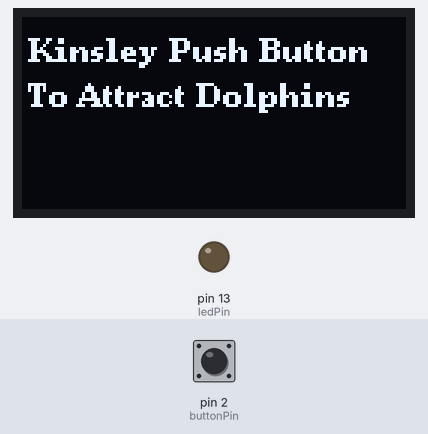
Recording of a sketch running on a simulated Arduino Uno, built with avr-gcc and run on an emulated ATmega328P. Parts: 128×64 one-colour display, output pins drawn as LEDs (lit = HIGH). The inputs (shaded band) are chosen by the test bench; at power-on: pin 2 (buttonPin) LOW.

Above: at 1.2 s.
1.3 s: pin 2 (buttonPin) pulled HIGH for 0.2 s
At 2.8 s:
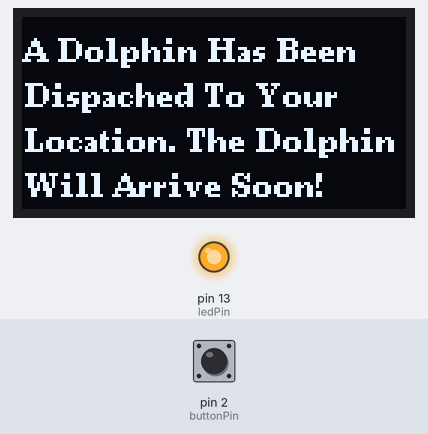
At 6.57 s:
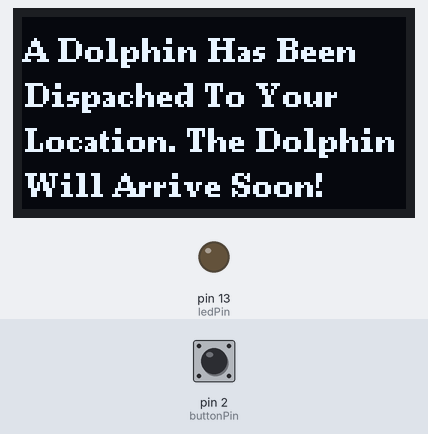
12.2 s: pin 2 (buttonPin) pulled HIGH for 1 s
At 12.42 s:
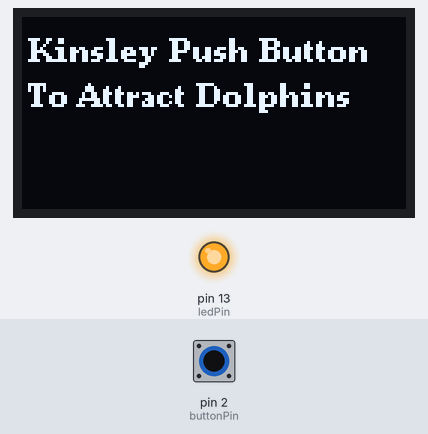
Timing chart, 0 to 19.0 s (numbered marks = the images above; inputs shaded):
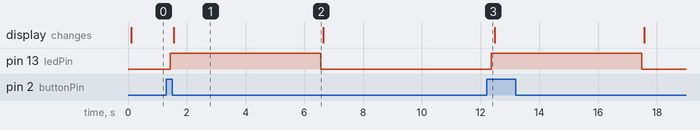

Measured:
- after the input at 1.3 s, pin 13 (ledPin): LOW → HIGH after 0.14 s, → LOW 5.1 s later; the display: changes after 0.26 s (image 1)
- after the input at 12.2 s, pin 13 (ledPin): LOW → HIGH after 0.16 s, → LOW 5.1 s later
- what the display in image 1 shows lasts 5.0 s, from 1.6 s to 6.6 s

The sketch:

Dolphin_Call_Button_Function_OLED.ino
```cpp
#include <Arduino.h>
#include <U8g2lib.h>

#ifdef U8X8_HAVE_HW_SPI
#include <SPI.h>
#endif
#ifdef U8X8_HAVE_HW_I2C
#include <Wire.h>
#endif

// constants won't change. They're used here to set pin numbers:
const int buttonPin = 2;     // the number of the pushbutton pin
const int ledPin =  13;      // the number of the LED pin

// variables will change:
int buttonState = 0;         // variable for reading the pushbutton status

U8G2_SH1106_128X64_NONAME_F_HW_I2C u8g2(U8G2_R0, /* reset=*/ U8X8_PIN_NONE); //Set SH1106 OLED


void setup(void) {
    // initialize the LED pin as an output:
  pinMode(ledPin, OUTPUT);
  // initialize the pushbutton pin as an input:
  pinMode(buttonPin, INPUT);
  u8g2.begin();
}
void loop(void) {
// read the state of the pushbutton value:
  buttonState = digitalRead(buttonPin);

  // check if the pushbutton is pressed. If it is, the buttonState is HIGH:
  if (buttonState == HIGH) {
    // turn LED on:
    digitalWrite(ledPin, HIGH);
    u8g2.clearBuffer();          // clear the internal memory
    u8g2.setFont(u8g2_font_ncenB08_tr); // choose a suitable font
    u8g2.drawStr(1,15,"A Dolphin Has Been");  // write something to the internal memory
    u8g2.drawStr(1,30,"Dispached To Your"); //write line two
    u8g2.drawStr(1,45,"Location. The Dolphin"); //write line three
    u8g2.drawStr(1,60,"Will Arrive Soon!"); //write line four
    u8g2.sendBuffer();          // transfer internal memory to the display
    delay(5000);
  } else {
    // turn LED off:
    digitalWrite(ledPin, LOW);
    u8g2.clearBuffer();          // clear the internal memory
    u8g2.setFont(u8g2_font_ncenB08_tr); // choose a suitable font
    u8g2.drawStr(2,15,"Kinsley Push Button");  // write something to the internal memory
    u8g2.drawStr(2,30,"To Attract Dolphins"); //write line two
    u8g2.sendBuffer();          // transfer internal memory to the display
    delay(100);
  }
}
//void loop(void) {
//  u8g2.clearBuffer();					// clear the internal memory
//  u8g2.setFont(u8g2_font_ncenB08_tr);	// choose a suitable font
//  u8g2.drawStr(2,15," Kinsley's Dolphin");	// write something to the internal memory
//  u8g2.drawStr(2,30,"Call: Version 1.0"); //write line two
//  u8g2.sendBuffer();					// transfer internal memory to the display
//  delay(1000);
//}
```
